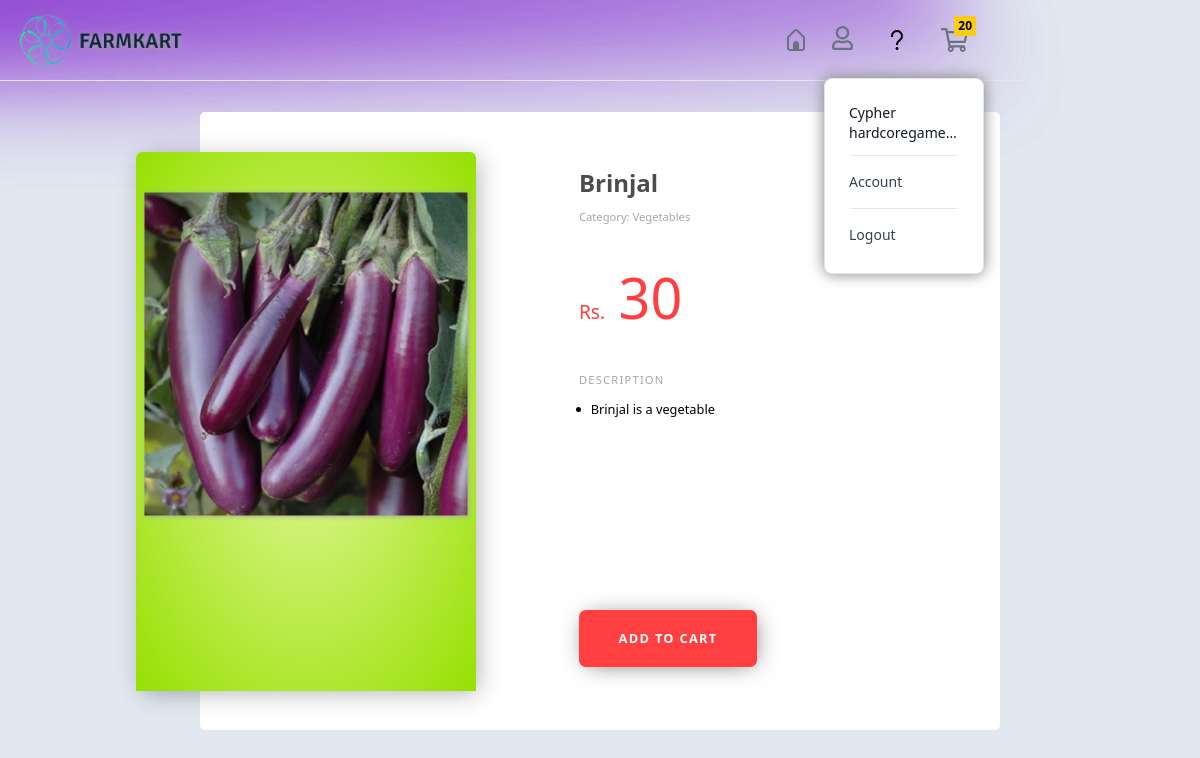
The app's page /store/vegetables/brinjal/ (signed in) with its own data.
### accounts/models.py (models this page shows, shortened)
class Account(AbstractBaseUser):
    first_name = models.CharField(max_length=50)
    last_name = models.CharField(blank=True, max_length=50)
    username = models.CharField(max_length=64,unique=True)
    email = models.EmailField(unique=True)
    phone_number = models.CharField(max_length=15)
    billing_address = models.TextField(max_length=600,blank=True,null=True)
    date_joined = models.DateTimeField(auto_now_add=True)
    last_login = models.DateTimeField(auto_now_add=True)
    is_admin = models.BooleanField(default=False)
    is_active = models.BooleanField(default=True)
    is_staff = models.BooleanField(default=False)
    is_superadmin = models.BooleanField(default=False)
    USERNAME_FIELD = "username"
    REQUIRED_FIELDS = ("email", "phone_number", )
    objects = MyAccountManager()

### store/models.py (models this page shows, shortened)
class Product(models.Model):
    product_name = models.CharField(max_length=200)
    slug = models.SlugField(max_length=200)
    description = models.TextField(blank=True,)
    price = models.IntegerField()
    image = models.ImageField(blank=True,upload_to="photo/products")
    stock = models.IntegerField()
    is_available = models.BooleanField(default=True)
    category = models.ForeignKey(Categories, on_delete=models.CASCADE)
    created_date = models.DateTimeField(auto_now_add=True,)
    modified_date = models.DateTimeField(auto_now=True)

### categories/models.py (models this page shows, shortened)
class Categories(models.Model):
    category_name = models.CharField(max_length=50, unique=True)
    slug = models.SlugField(max_length=50, unique=True)
    description = models.TextField(max_length=255, blank=True)
    cat_image = models.ImageField(upload_to='photo/categories', blank=True)
    class Meta:
        verbose_name = "Category"
        verbose_name_plural = "Categories"
    def __str__(self) -> str:
        return self.category_name

### store/views.py (the view)
# urls.py: path('<slug:category_slug>/<slug:product_slug>/',views.product_detail, name='product_detail'),
def product_detail(request, category_slug, product_slug):
    try:
        single_product = Product.objects.get(category__slug = category_slug, slug = product_slug)
    except Exception as e:
        raise e
    context = {
        'single_product' : single_product,
        'total_items': len(CartItem.objects.all()),
    }
    return render(request, "store/product_detail.html",context)

### categories/context_processor.py (called while the page is built)
def menu(request):
    links = Categories.objects.all()
    return dict(links=links)

### templates/store/product_detail.html (shortened to what this page needs)
{% extends 'homepage_site/home_nav.html' %}
{% block content %}
{% load static %}
    <div class="parallelogram bg-gradient-to-br from-purple-700 to-transparent i fixed px-16 blur-lg"></div>
    <div class="parallelogram bg-gradient-to-br from-purple-700 to-transparent i fixed px-16 blur-lg "></div>
<div class="absolute py-20" style="z-index: -1;" >
<div class="my-8 card_detail_div" >
<section class="product">
	<div class="product__photo">
		<div class="photo-container">
			<div class="photo-main">
				<img src="{{ single_product.image.url }}" alt="green apple slice" class="scale-95">
			</div>
		</div>
	</div>
	<div class="product__info">
		<div class="title">
			<h1> {{ single_product.product_name }} </h1>
			<span>Category: {{ single_product.category }} </span>
		</div>
		<div class="price">
			Rs. <span> {{ single_product.price }} </span>
		</div>
		<div class="description" >
			<h3 class="uppercase">description</h3>
			<ul>
				<li>&nbsp {{ single_product.description }} </li>
			</ul>
		</div>
    {% if single_product.stock <= 0 %}
   <span style="color:red;font-size:24px;" class="border-4" >&nbsp; OUT OF STOCK  &nbsp;</span>
    {% else %}
    <a href="{% url 'add_cart' single_product.id %}">
		<button class="buy--btn mt-24">ADD TO CART</button>
    </a>
    {% endif %}
	</div>
</section>
</div>
{% endblock %}

### templates/homepage_site/home_nav.html (shortened to what this page needs)
{% load static %}
<!DOCTYPE html>
<html lang="en">
<head>
    <link rel="stylesheet" type="text/css"
    href="https://cdnjs.cloudflare.com/ajax/libs/OwlCarousel2/2.1.3/assets/owl.carousel.min.css" />
    <script src="https://cdn.tailwindcss.com"></script>
    <link rel="stylesheet" type="text/css"
    href="https://cdnjs.cloudflare.com/ajax/libs/OwlCarousel2/2.1.3/assets/owl.carousel.min.css" />
</head>
<body class="overflow-x-hidden bg-cover bg-slate-200">
    <header class="bg-transparent fixed" >
      <div class="container mx-auto px-4 py-3 flex items-center bg-transparent" style="width: 100vw;">
          <div class="mr-auto md:w-48 flex-shrink-0">
            <a href="{% url 'homepage_site' %}">
            <img class="h-8 md:h-14" src="{% static 'sitelogo/logowhiteside.png' %}" alt="logo_site"></a>
          </div>
        </div>
          <nav class="contents" >
            <ul class="xl:w-48 flex items-center justify-end">
              <li class="lg:ml-4 relative inline-block">
                <a class="" href="{% url 'homepage_site' %}">
                </a>
              </li>
              <li class="lg:ml-4 relative inline-block">
  <div x-data="{ open: false }" class="">
      <div @click="open = !open" class="relative border-b-4 border-transparent" :class="{'border-indigo-700 transform transition duration-300 ': open}" x-transition:enter-end="transform opacity-100 scale-100" x-transition:leave="transition ease-in duration-75" x-transition:leave-start="transform opacity-100 scale-100">
        <div class="flex justify-center items-center cursor-pointer">
            <div class="cursor-pointer">
            </div>
        </div>
        <div x-show="open" x-transition:enter="transition ease-out duration-100" x-transition:enter-start="transform opacity-0 scale-95" x-transition:enter-end="transform opacity-100 scale-100" x-transition:leave="transition ease-in duration-75" x-transition:leave-start="transform opacity-100 scale-100" x-transition:leave-end="transform opacity-0 scale-95" class="absolute w-40 px-2 py-3 dark:bg-gray-800 bg-white rounded-lg shadow border dark:border-transparent mt-5 " style="box-shadow: 0 0 15px gray;">
          <div class="px-4 py-3 text-sm text-gray-900 dark:text-white">
            <div>
              {% if user.id is not none %}
              {{ user.username }}
              {% else %}
              Guest
              {% endif %}
            </div>
              <div class="font-medium truncate">
                {% if user.id is not none %}
                {{ user.email }}
                {% else %}
                Guest login
                {% endif %}
              </div>
              </div>
          <center>
          <hr class="w-3/4">
        </center>
          <ul class="py-2 text-sm text-gray-700 dark:text-gray-200" aria-labelledby="dropdownInformationButton">
            <li>
              {% if user.id is not none %}
              <a href="{% url 'dashboard' %}" class="block px-4 py-2 hover:bg-blue-100 dark:hover:bg-gray-600 dark:hover:text-white">Account</a>
            </li>
            {% else %}
          <div class="block font-bold px-4 py-2 bg-red-300 dark:hover:bg-gray-600 dark:hover:text-white ">  Required to Login </div>
            {% endif %}
          </ul>
          <center>
            <hr class="w-3/4">
          </center>
          <div class="py-2">
            {% if user.id is none %}
            <a href="{% url 'login' %}" class="block px-4 py-2 text-sm text-gray-700 hover:bg-green-100 dark:hover:bg-gray-600 dark:text-gray-200 dark:hover:text-white">Login</a>
            {% else %}
            <a href="{% url 'logout' %}" class="block px-4 py-2 text-sm text-gray-700 hover:bg-red-100 dark:hover:bg-gray-600 dark:text-gray-200 dark:hover:text-white">Logout</a>
            {% endif %}
          </div>
        </div>
      </div>
  </div>
              </li>
              <li class="lg:ml-4 relative inline-block">
                <a class="" href="{% url 'aboutus' %}">
                </a>
              </li>
              <li class="lg:ml-4 relative inline-block">
                <a class="" href="{% url 'cart' %}">
                  <div class="absolute -top-1 right-0 z-10 bg-yellow-400 text-xs font-bold px-1 py-0.5 rounded-sm">
                    {{ total_items }}
                </div>
                </a>
              </li>
            </ul>
          </nav>
        <hr>
      </header>
<div class="container">
{% block content %}
{% endblock content %}
</div>
</body>
</html>

### templates/store/product_detail.html (style rules this page uses)
.parallelogram { width: 500px; height: 50px; transform: skew(20deg) scale(300%); margin-left: -3rem; margin-top: -1rem; z-index: -5; }
h3 { font-size: 0.7em; letter-spacing: 1.2px; color: #a6a6a6; }
img { max-width: 100%; filter: drop-shadow(1px 1px 3px #a6a6a6); }
.card_detail_div { display: inline-flex; width: 100vw; }
.product { display: grid; grid-template-columns: 0.9fr 1fr; margin: auto; padding: 2.5em 0; width: 800px; height: 618px; max-width: 800px; background-color: white; border-radius: 5px; }
.product__photo { position: relative; }
.photo-container { position: absolute; left: -4em; display: grid; grid-template-rows: 1fr; width: 340px; height: 539px; border-radius: 6px; box-shadow: 4px 4px 25px -2px rgba(0, 0, 0, 0.3); }
.photo-main { border-radius: 6px 6px 0 0; background-color: #9be010; background: radial-gradient(#e5f89e, #96e001); }
.photo-main img { position: absolute; top: 2em; }
.product__info { padding: 0.8em 0; }
.title h1 { margin-bottom: 0.1em; color: #4c4c4c; font-size: 1.5em; font-weight: 900; }
.title span { font-size: 0.7em; color: #a6a6a6; }
.price { margin: 1.5em 0; color: #ff3f40; font-size: 1.2em; }
.price span { padding-left: 0.15em; font-size: 2.9em; }
.description { clear: left; margin: 2em 0; height: 110px; max-height: 110px; }
.description h3 { margin-bottom: 1em; }
.description ul { font-size: 0.8em; list-style: disc; margin-left: 1em; }
.description li { text-indent: -0.6em; margin-bottom: 0.5em; }
.buy--btn { padding: 1.5em 3.1em; border: none; border-radius: 7px; font-size: 0.8em; font-weight: 700; letter-spacing: 1.3px; color: #fff; background-color: #ff3f40; box-shadow: 2px 2px 25px -7px #4c4c4c; cursor: pointer; }

### records on screen
Account: username "Cypher", email "hardcoregame…"
Product: image (picture), product_name "Brinjal", category "Vegetables", price "30", description "Brinjal is a vegetable"

### other values on screen
{{ total_items }} "20"
